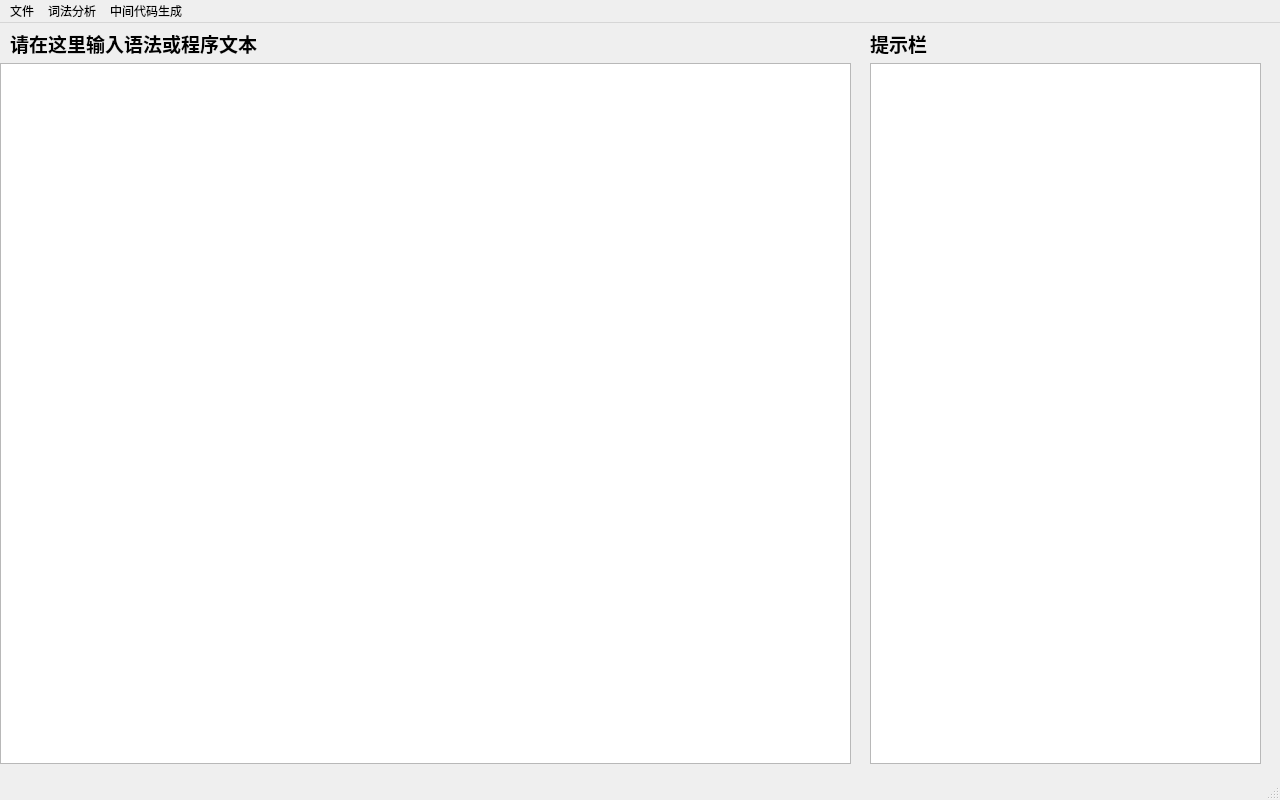
<?xml version="1.0" encoding="UTF-8"?>
<ui version="4.0">
 <class>MainWindow</class>
 <widget class="QMainWindow" name="MainWindow">
  <property name="geometry">
   <rect>
    <x>0</x>
    <y>0</y>
    <width>1280</width>
    <height>800</height>
   </rect>
  </property>
  <property name="windowTitle">
   <string>MainWindow</string>
  </property>
  <widget class="QWidget" name="centralwidget">
   <widget class="QTextEdit" name="Grammar_Program_Textin">
    <property name="geometry">
     <rect>
      <x>0</x>
      <y>40</y>
      <width>851</width>
      <height>701</height>
     </rect>
    </property>
   </widget>
   <widget class="QLabel" name="Text_label">
    <property name="geometry">
     <rect>
      <x>10</x>
      <y>0</y>
      <width>321</width>
      <height>41</height>
     </rect>
    </property>
    <property name="text">
     <string>&lt;html&gt;&lt;head/&gt;&lt;body&gt;&lt;p&gt;&lt;span style=&quot; font-size:14pt; font-weight:600;&quot;&gt;请在这里输入语法或程序文本&lt;/span&gt;&lt;/p&gt;&lt;/body&gt;&lt;/html&gt;</string>
    </property>
   </widget>
   <widget class="QTextBrowser" name="Text_help">
    <property name="geometry">
     <rect>
      <x>870</x>
      <y>40</y>
      <width>391</width>
      <height>701</height>
     </rect>
    </property>
   </widget>
   <widget class="QLabel" name="Text_label_2">
    <property name="geometry">
     <rect>
      <x>870</x>
      <y>0</y>
      <width>321</width>
      <height>41</height>
     </rect>
    </property>
    <property name="text">
     <string>&lt;html&gt;&lt;head/&gt;&lt;body&gt;&lt;p&gt;&lt;span style=&quot; font-size:14pt; font-weight:600;&quot;&gt;提示栏&lt;/span&gt;&lt;/p&gt;&lt;/body&gt;&lt;/html&gt;</string>
    </property>
   </widget>
  </widget>
  <widget class="QMenuBar" name="menubar">
   <property name="geometry">
    <rect>
     <x>0</x>
     <y>0</y>
     <width>1280</width>
     <height>26</height>
    </rect>
   </property>
   <widget class="QMenu" name="menu">
    <property name="title">
     <string>文件</string>
    </property>
    <addaction name="Help_file"/>
    <addaction name="separator"/>
    <addaction name="Open_text"/>
    <addaction name="Open_file"/>
   </widget>
   <widget class="QMenu" name="Word_machine">
    <property name="title">
     <string>词法分析</string>
    </property>
    <addaction name="Word_error"/>
    <addaction name="separator"/>
    <addaction name="Word_ID"/>
    <addaction name="Word_Sign"/>
    <addaction name="separator"/>
    <addaction name="Word_all"/>
   </widget>
   <widget class="QMenu" name="menu_2">
    <property name="title">
     <string>中间代码生成</string>
    </property>
    <addaction name="Grammar_fourline"/>
   </widget>
   <addaction name="menu"/>
   <addaction name="Word_machine"/>
   <addaction name="menu_2"/>
  </widget>
  <widget class="QStatusBar" name="statusbar"/>
  <action name="Lexer_error">
   <property name="text">
    <string>错误报告</string>
   </property>
  </action>
  <action name="Lexer_result">
   <property name="text">
    <string>词法分析结果</string>
   </property>
  </action>
  <action name="Word_error">
   <property name="text">
    <string>错误报告</string>
   </property>
  </action>
  <action name="Word_ID">
   <property name="text">
    <string>标识符表</string>
   </property>
  </action>
  <action name="Word_all">
   <property name="text">
    <string>全符号表</string>
   </property>
  </action>
  <action name="getin_Grammar_byfile">
   <property name="text">
    <string>文件导入</string>
   </property>
  </action>
  <action name="getin_Grammar_bytext">
   <property name="text">
    <string>文本框导入</string>
   </property>
  </action>
  <action name="getin_Program_byfile">
   <property name="text">
    <string>文件导入</string>
   </property>
  </action>
  <action name="getin_Program_bytext">
   <property name="text">
    <string>文本框导入</string>
   </property>
  </action>
  <action name="Open_text">
   <property name="text">
    <string>文本框导入源程序</string>
   </property>
  </action>
  <action name="Open_file">
   <property name="text">
    <string>文件名导入源程序</string>
   </property>
  </action>
  <action name="Word_Sign">
   <property name="text">
    <string>运算符表</string>
   </property>
  </action>
  <action name="Help_file">
   <property name="text">
    <string>使用说明</string>
   </property>
  </action>
  <action name="Grammar_error">
   <property name="text">
    <string>错误报告</string>
   </property>
  </action>
  <action name="Grammar_fourline">
   <property name="text">
    <string>四元式结果</string>
   </property>
  </action>
 </widget>
 <resources/>
 <connections/>
</ui>
